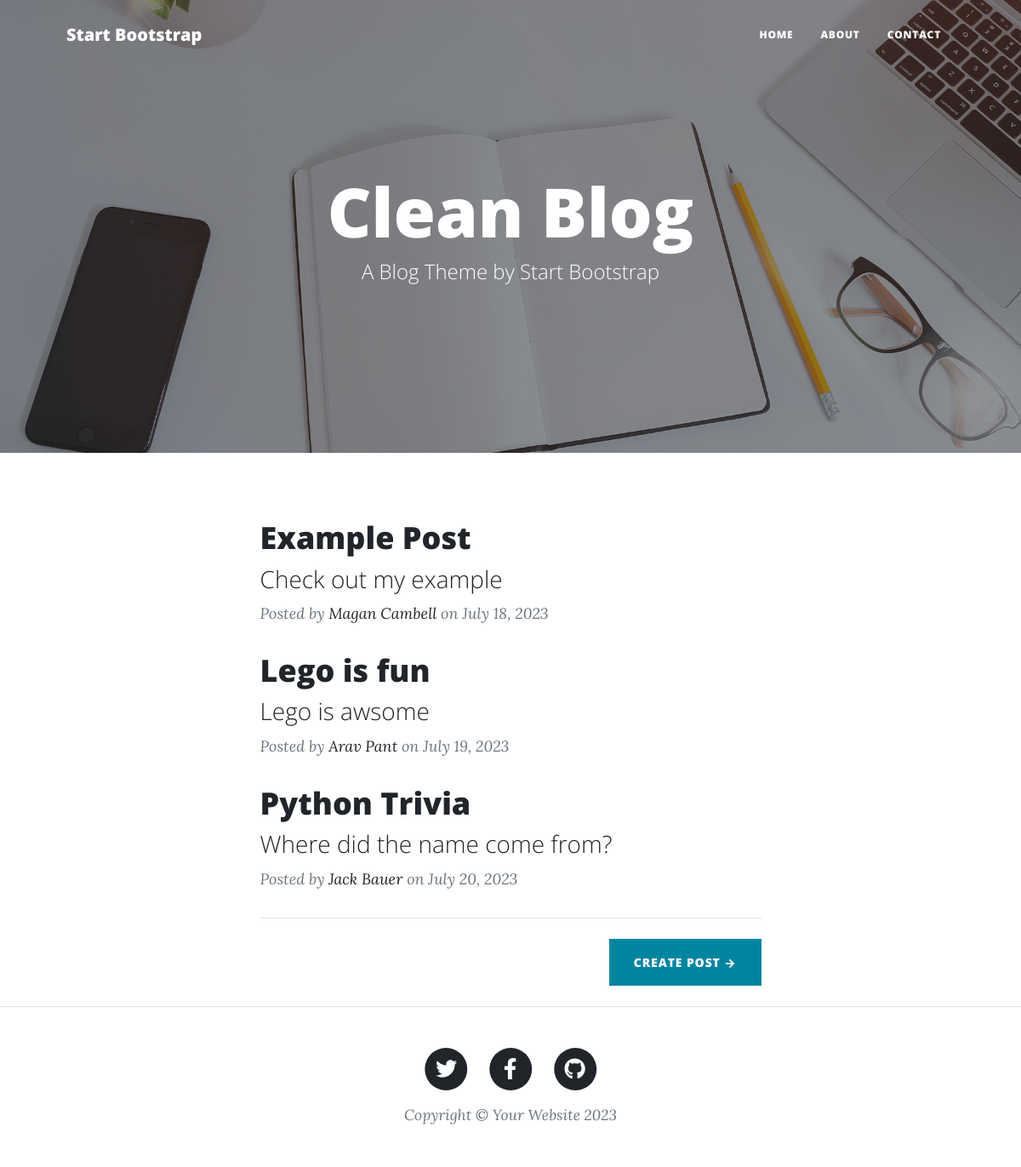
Before: / with the older database file.
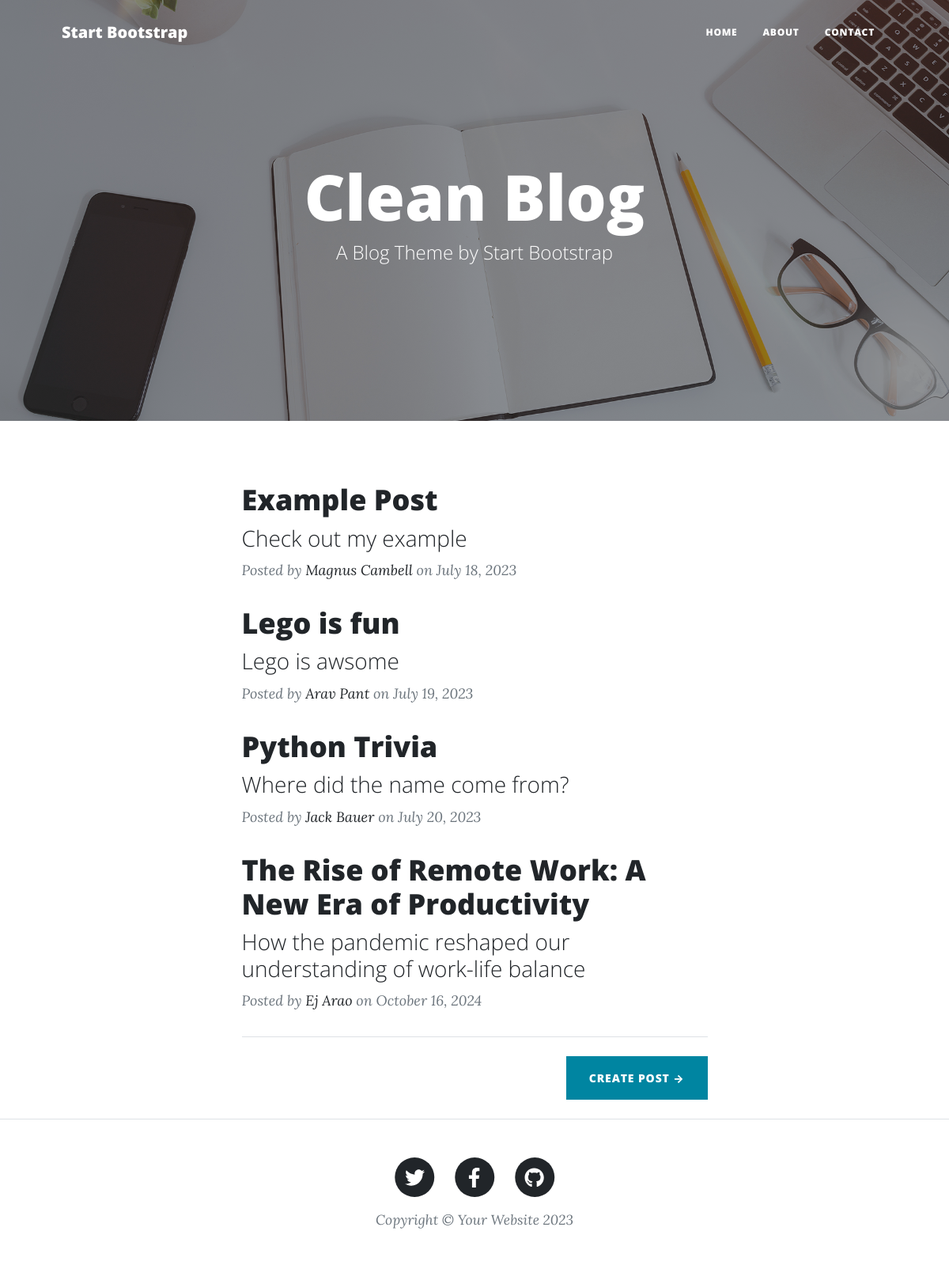
After: the same page with the newer database file.
### main.py (models this page shows)
class BlogPost(db.Model):
    id: Mapped[int] = mapped_column(Integer, primary_key=True)
    title: Mapped[str] = mapped_column(String(250), unique=True, nullable=False)
    subtitle: Mapped[str] = mapped_column(String(250), nullable=False)
    date: Mapped[str] = mapped_column(String(250), nullable=False)
    body: Mapped[str] = mapped_column(Text, nullable=False)
    author: Mapped[str] = mapped_column(String(250), nullable=False)
    img_url: Mapped[str] = mapped_column(String(250), nullable=False)

### main.py (the view)
@app.route('/')
def home():
    blog_posts = BlogPost.query.all()
    return render_template('index.html', posts=blog_posts)

### templates/index.html
<!DOCTYPE html>
<html lang="en">
    {% include 'header.html' %}
    <body>
        <header class="masthead" style="background-image: url('/static/assets/img/home-bg.jpg')">
            <div class="container position-relative px-4 px-lg-5">
                <div class="row gx-4 gx-lg-5 justify-content-center">
                    <div class="col-md-10 col-lg-8 col-xl-7">
                        <div class="site-heading">
                            <h1>Clean Blog</h1>
                            <span class="subheading">A Blog Theme by Start Bootstrap</span>
                        </div>
                    </div>
                </div>
            </div>
        </header>
        <div class="container px-4 px-lg-5">
            <div class="row gx-4 gx-lg-5 justify-content-center">
                <div class="col-md-10 col-lg-8 col-xl-7">
                    {%for blog_post in posts:%}
                    <div class="post-preview">
                        <a href="{{url_for('blog', post_id=blog_post.id)}}">
                            <h2 class="post-title">{{blog_post.title}}</h2>
                            <h3 class="post-subtitle">{{blog_post.subtitle}}</h3>
                        </a>
                        <p class="post-meta">
                            Posted by
                            <a href="{{url_for('home')}}">{{blog_post.author}}</a>
                            on {{blog_post.date}}
                        </p>
                    </div>
                    {%endfor%}
                    <hr class="my-4" />
                    <div class="d-flex justify-content-end mb-4">
                        <a class="btn btn-primary text-uppercase" href="{{ url_for('manage_post') }}">Create Post →</a>
                    </div>
                </div>
            </div>
        </div>
        {% include 'footer.html' %}
    </body>
</html>

### templates/header.html (shortened to what this page needs)
<head>
    <link href="/static/css/styles.css" rel="stylesheet" />
    <nav class="navbar navbar-expand-lg navbar-light" id="mainNav">
        <div class="container px-4 px-lg-5">
            <a class="navbar-brand" href="{{url_for('home')}}">Start Bootstrap</a>
            <div class="collapse navbar-collapse" id="navbarResponsive">
                <ul class="navbar-nav ms-auto py-4 py-lg-0">
                    <li class="nav-item"><a class="nav-link px-lg-3 py-3 py-lg-4" href='{{url_for("home")}}'>Home</a></li>
                    <li class="nav-item"><a class="nav-link px-lg-3 py-3 py-lg-4" href='{{url_for("about")}}'>About</a></li>
                    <li class="nav-item"><a class="nav-link px-lg-3 py-3 py-lg-4" href='{{url_for("contact")}}'>Contact</a></li>
                </ul>
            </div>
        </div>
    </nav>
</head>

### templates/footer.html (shortened to what this page needs)
<footer class="border-top">
<div class="container px-4 px-lg-5">
<div class="row gx-4 gx-lg-5 justify-content-center">
    <div class="col-md-10 col-lg-8 col-xl-7">
        <ul class="list-inline text-center">
            <li class="list-inline-item">
                <a href="#!">
                    <span class="fa-stack fa-lg">
                        <i class="fas fa-circle fa-stack-2x"></i>
                        <i class="fab fa-twitter fa-stack-1x fa-inverse"></i>
                    </span>
                </a>
            </li>
            <li class="list-inline-item">
                <a href="#!">
                    <span class="fa-stack fa-lg">
                        <i class="fas fa-circle fa-stack-2x"></i>
                        <i class="fab fa-facebook-f fa-stack-1x fa-inverse"></i>
                    </span>
                </a>
            </li>
            <li class="list-inline-item">
                <a href="#!">
                    <span class="fa-stack fa-lg">
                        <i class="fas fa-circle fa-stack-2x"></i>
                        <i class="fab fa-github fa-stack-1x fa-inverse"></i>
                    </span>
                </a>
            </li>
        </ul>
        <div class="small text-center text-muted fst-italic">Copyright &copy; Your Website 2023</div>
    </div>
</div>
</div>
</footer>

Changed rows visible on the page:
changed BlogPost "Example Post": author "Magan Cambell" → "Magnus Cambell"
added BlogPost: title "The Rise of Remote Work: A New Era of Productivity", subtitle "How the pandemic reshaped our understanding of work-life balance", author "Ej Arao", date "October 16, 2024"
